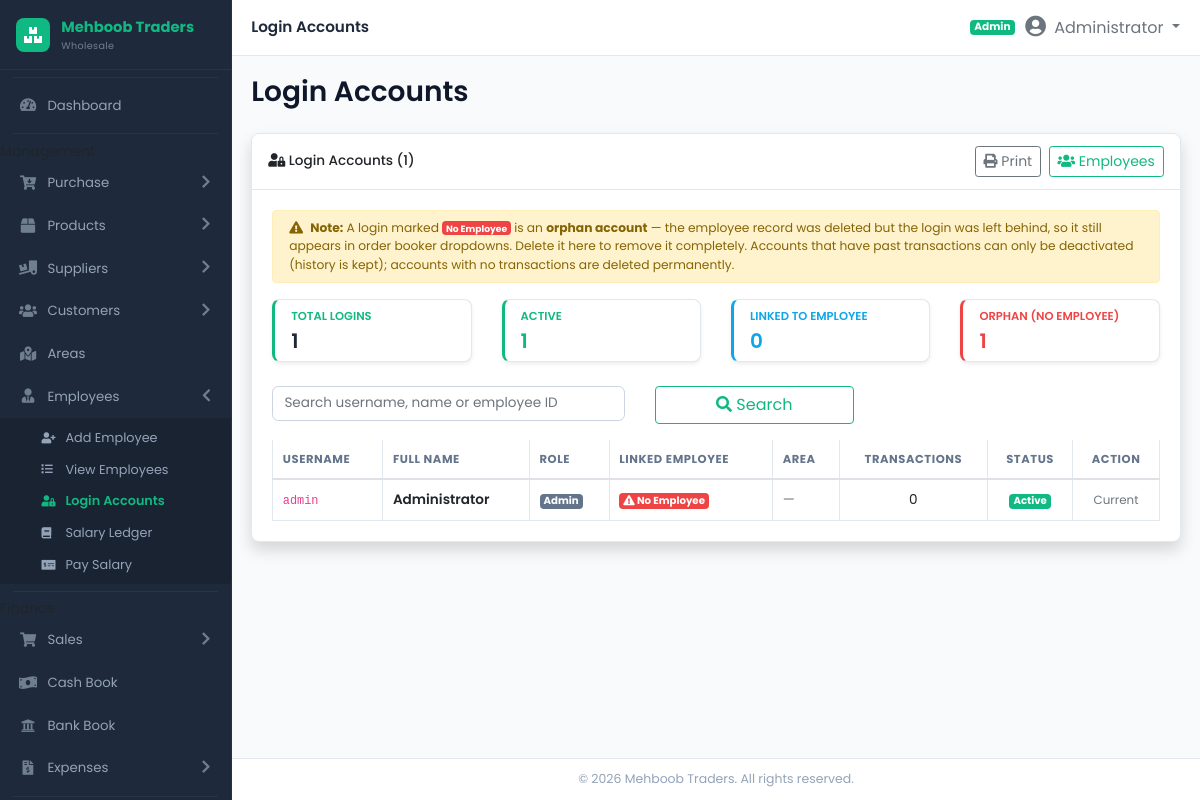
The page /modules/employees/login_accounts.php (signed in) on the database its author committed.
### tables this page shows
CREATE TABLE users (
    id            INT AUTO_INCREMENT PRIMARY KEY,
    username      VARCHAR(50) NOT NULL UNIQUE,
    password      VARCHAR(255) NOT NULL,
    full_name     VARCHAR(100) NOT NULL,
    email         VARCHAR(100),
    phone         VARCHAR(20),
    role          ENUM('admin','manager','cashier','salesperson','accountant','salesman','order_booker','loader') DEFAULT 'cashier',
    branch_id     INT DEFAULT NULL,
    status        TINYINT(1) DEFAULT 1,
    created_at    DATE NOT NULL,
    updated_at    DATE DEFAULT NULL,
    FOREIGN KEY (branch_id) REFERENCES branches(id) ON DELETE SET NULL
);

### includes/functions.php (called while the page is built, shortened)
<?php
function roleLabel($role) {
    $labels = [
        'admin' => 'Admin',
        'manager' => 'Manager',
        'cashier' => 'Cashier',
        'salesperson' => 'Salesperson',
        'accountant' => 'Accountant',
        'salesman' => 'Salesman',
        'order_booker' => 'Order Booker',
        'loader' => 'Loader',
    ];
    return $labels[$role] ?? ucfirst(str_replace('_', ' ', $role));
}

### modules/employees/login_accounts.php (the view, shortened to what this page needs)
<?php
require_once dirname(__DIR__, 2) . '/includes/functions.php';
$q = trim($_GET['q'] ?? '');
$sql = "SELECT u.id, u.username, u.full_name, u.phone, u.role, u.status, u.created_at,
               e.id AS emp_id, e.emp_code, e.employee_type, e.status AS emp_status, e.area,
               (SELECT COUNT(*) FROM sales WHERE created_by = u.id) +
               (SELECT COUNT(*) FROM purchases WHERE created_by = u.id) +
               (SELECT COUNT(*) FROM expenses WHERE created_by = u.id) +
               (SELECT COUNT(*) FROM customer_receipts WHERE created_by = u.id) +
               (SELECT COUNT(*) FROM supplier_payments WHERE created_by = u.id) +
               (SELECT COUNT(*) FROM cash_book WHERE created_by = u.id) +
               (SELECT COUNT(*) FROM bank_transactions WHERE created_by = u.id) +
               (SELECT COUNT(*) FROM customers WHERE created_by = u.id) +
               (SELECT COUNT(*) FROM activity_logs WHERE user_id = u.id) AS tx_count
        FROM users u
        LEFT JOIN employees e ON e.user_id = u.id
        WHERE 1=1";
$params = [];
$sql .= " ORDER BY (e.id IS NULL) DESC, u.full_name ASC";
$stmt = $pdo->prepare($sql);
$stmt->execute($params);
$accounts = $stmt->fetchAll();
$total = count($accounts);
$orphans = 0; $active = 0; $linked = 0;
foreach ($accounts as $a) {
    if (empty($a['emp_id'])) $orphans++;
    else $linked++;
    if ($a['status']) $active++;
}
require_once dirname(__DIR__, 2) . '/includes/header.php';
?>
<div class="card shadow">
  <div class="card-header d-flex flex-wrap justify-content-between align-items-center">
    <h6><i class="fas fa-user-lock"></i> Login Accounts (<?=$total?>)</h6>
    <div>
      <button type="button" class="btn btn-sm btn-outline-secondary d-print-none" onclick="window.print()"><i class="fas fa-print"></i> Print</button>
      <a href="index.php" class="btn btn-sm btn-outline-primary d-print-none ml-1"><i class="fas fa-users"></i> Employees</a>
    </div>
  </div>
  <div class="card-body">
    <div class="alert alert-warning py-2 px-3 small d-print-none">
      <i class="fas fa-exclamation-triangle mr-1"></i>
      <strong>Note:</strong> A login marked <span class="badge badge-danger">No Employee</span> is an
      <strong>orphan account</strong> — the employee record was deleted but the login was left behind,
      so it still appears in order booker dropdowns. Delete it here to remove it completely.
      Accounts that have past transactions can only be deactivated (history is kept); accounts with
      no transactions are deleted permanently.
    </div>
    <div class="row g-2 mb-3 d-print-none">
      <div class="col-md-3 col-6 mb-2">
        <div class="card border-left-primary shadow-sm h-100">
          <div class="card-body py-2 px-3">
            <div class="text-xs font-weight-bold text-primary text-uppercase mb-1">Total Logins</div>
            <div class="h5 mb-0 font-weight-bold text-gray-800" id="statTotal"><?=$total?></div>
          </div>
        </div>
      </div>
      <div class="col-md-3 col-6 mb-2">
        <div class="card border-left-success shadow-sm h-100">
          <div class="card-body py-2 px-3">
            <div class="text-xs font-weight-bold text-success text-uppercase mb-1">Active</div>
            <div class="h5 mb-0 font-weight-bold text-success" id="statActive"><?=$active?></div>
          </div>
        </div>
      </div>
      <div class="col-md-3 col-6 mb-2">
        <div class="card border-left-info shadow-sm h-100">
          <div class="card-body py-2 px-3">
            <div class="text-xs font-weight-bold text-info text-uppercase mb-1">Linked to Employee</div>
            <div class="h5 mb-0 font-weight-bold text-info" id="statLinked"><?=$linked?></div>
          </div>
        </div>
      </div>
      <div class="col-md-3 col-6 mb-2">
        <div class="card border-left-danger shadow-sm h-100">
          <div class="card-body py-2 px-3">
            <div class="text-xs font-weight-bold text-danger text-uppercase mb-1">Orphan (No Employee)</div>
            <div class="h5 mb-0 font-weight-bold text-danger" id="statOrphan"><?=$orphans?></div>
          </div>
        </div>
      </div>
    </div>
    <form method="get" class="row g-2 mb-3 d-print-none">
      <div class="col-md-5">
        <input type="text" id="liveUserSearch" name="q" class="form-control" placeholder="Search username, name or employee ID" value="<?=htmlspecialchars($q)?>" autocomplete="off" spellcheck="false">
      </div>
      <div class="col-md-3">
        <button class="btn btn-outline-primary btn-block"><i class="fas fa-search"></i> Search</button>
      </div>
    </form>
    <div class="table-responsive">
      <table class="table table-bordered table-hover" id="usersTable">
        <thead>
          <tr>
            <th>Username</th><th>Full Name</th><th>Role</th>
            <th>Linked Employee</th><th>Area</th>
            <th class="text-center">Transactions</th>
            <th class="text-center">Status</th>
            <th class="text-center d-print-none">Action</th>
          </tr>
        </thead>
        <tbody>
          <?php foreach ($accounts as $a): ?>
          <?php $is_orphan = empty($a['emp_id']); $is_self = (int)$a['id'] === (int)($_SESSION['user_id'] ?? 0); ?>
          <tr class="user-row" data-hay="<?=htmlspecialchars(strtolower($a['username'].' '.$a['full_name'].' '.($a['emp_code'] ?? '')))?>">
            <td><code><?=htmlspecialchars($a['username'])?></code></td>
            <td class="font-weight-bold"><?=htmlspecialchars($a['full_name'])?></td>
            <td><span class="badge badge-<?= $a['role']==='admin' ? 'secondary' : 'primary' ?>"><?=htmlspecialchars(roleLabel($a['role']))?></span></td>
            <td>
              <?php if ($is_orphan): ?>
                <span class="badge badge-danger"><i class="fas fa-exclamation-triangle"></i> No Employee</span>
              <?php endif; ?>
            </td>
            <td><?= !empty($a['area']) ? htmlspecialchars($a['area']) : '<span class="text-muted">—</span>' ?></td>
            <td class="text-center"><?= (int)$a['tx_count'] ?></td>
            <td class="text-center">
              <?php if ($a['status']): ?>
                <span class="badge badge-success">Active</span>
              <?php else: ?>
                <span class="badge badge-secondary">Inactive</span>
              <?php endif; ?>
            </td>
            <td class="text-center d-print-none" nowrap>
              <?php if (!$is_self): ?>
                <a href="login_toggle.php?id=<?=$a['id']?>" class="btn btn-sm btn-outline-<?= $a['status'] ? 'warning' : 'success' ?>" title="<?= $a['status'] ? 'Deactivate' : 'Activate' ?> login"><i class="fas fa-power-off"></i></a>
                <form method="post" action="login_delete.php" class="d-inline" onsubmit="return confirm('Delete login &quot;<?=htmlspecialchars($a['username'])?>&quot;?<?= (int)$a['tx_count'] > 0 ? '\n\nThis login has ' . (int)$a['tx_count'] . ' transaction(s) so it will be DEACTIVATED, not deleted, to keep history intact.' : '' ?>');">
                  <input type="hidden" name="id" value="<?=$a['id']?>">
                  <button type="submit" class="btn btn-sm btn-outline-danger" title="Delete login"><i class="fas fa-trash-alt"></i></button>
                </form>
              <?php else: ?>
                <span class="text-muted small">Current</span>
              <?php endif; ?>
            </td>
          </tr>
          <?php endforeach; ?>
        </tbody>
      </table>
    </div>
  </div>
</div>
<?php require_once dirname(__DIR__, 2) . '/includes/footer.php'; ?>

### assets/css/style.css (style rules this page uses)
:root { --sidebar-bg: #1e293b; --sidebar-hover: #334155; --sidebar-active: #10b981; --sidebar-active-bg: rgba(16, 185, 129, 0.12); --sidebar-text: #94a3b8; --sidebar-text-hover: #ffffff; --sidebar-width: 232px; --primary: #10b981; --primary-dark: #059669; --secondary: #6366f1; --success: #10b981; --info: #0ea5e9; --warning: #f59e0b; --danger: #ef4444; --body-bg: #f8fafc; --card-bg: #ffffff; --card-shadow: 0 1px 2px rgba(0,0,0,0.05), 0 1px 3px rgba(0,0,0,0.08); --topbar-height: 56px; --sidebar-radius: 10px; }
* { margin: 0; padding: 0; box-sizing: border-box; }
body { font-family: 'Poppins', 'Inter', 'Segoe UI', system-ui, -apple-system, sans-serif; background: var(--body-bg); overflow-x: hidden; font-size: 14px; }
.card { border: 1px solid #e2e8f0; box-shadow: var(--card-shadow); border-radius: 0.5rem; background: var(--card-bg); }
.card-header { background: #fff; border-bottom: 1px solid #e2e8f0; padding: 0.75rem 1rem; font-weight: 600; border-radius: 0.5rem 0.5rem 0 0 !important; }
.card-header h6 { font-size: 0.85rem; margin: 0; }
.border-left-primary { border-left: 3px solid var(--primary) !important; }
.border-left-success { border-left: 3px solid var(--success) !important; }
.border-left-info { border-left: 3px solid var(--info) !important; }
.border-left-danger { border-left: 3px solid var(--danger) !important; }
.text-primary { color: var(--primary) !important; }
.text-success { color: var(--success) !important; }
.text-info { color: var(--info) !important; }
.text-danger { color: var(--danger) !important; }
.btn-outline-primary { color: var(--primary); border-color: var(--primary); background: transparent; }
.badge-success { background: var(--success); color: #fff; }
.badge-danger { background: var(--danger); color: #fff; }
.badge-secondary { background: #64748b; color: #fff; }
.table { margin-bottom: 0; }
.table th { font-size: 0.72rem; font-weight: 700; text-transform: uppercase; letter-spacing: 0.05em; color: #64748b; border-top: none; border-bottom: 2px solid #e2e8f0; white-space: nowrap; padding: 0.65rem 0.6rem; }
.table td { vertical-align: middle; font-size: 0.85rem; padding: 0.6rem 0.6rem; border-color: #f1f5f9; }
.table-bordered th, .table-bordered td { border-color: #e2e8f0; }
.table tbody tr { transition: background 0.15s; }
.form-control, .form-select { border-radius: 0.4rem; border-color: #cbd5e1; font-size: 0.85rem; padding: 0.5rem 0.7rem; transition: border-color 0.2s, box-shadow 0.2s; }
.text-xs { font-size: 0.72rem; }
.text-gray-800 { color: #1f2937; }
.font-weight-bold { font-weight: 600 !important; }
.shadow { box-shadow: var(--card-shadow); }
.btn-block { display: block; width: 100%; }

### rows shown on the page
users: username "admin", full_name "Administrator", role "Admin", tx_count "0", status "Active", shows "Current"

### other values the page prints
$page_title "Login Accounts"
roleLabel($user_role) "Admin"
$_SESSION['user_name'] "Administrator"
$total "1"
$active "1"
$linked "0"
$orphans "1"
